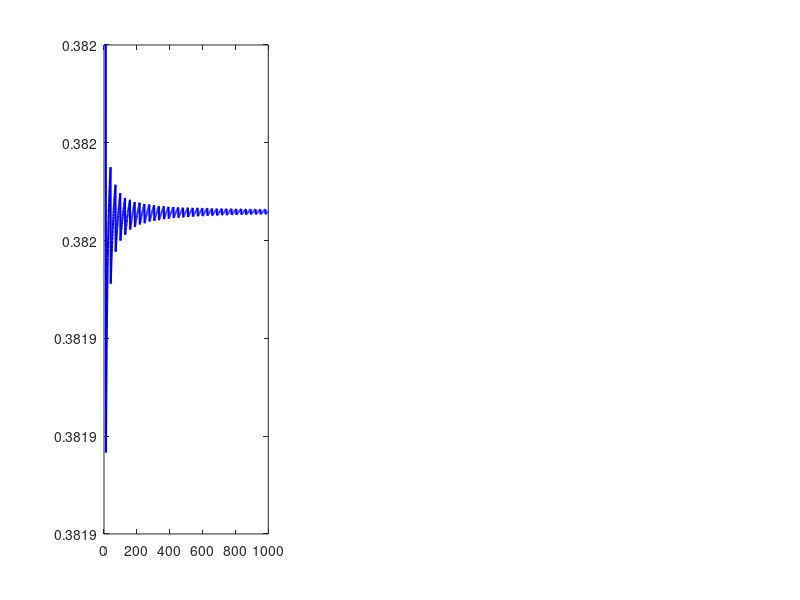

Source code (MATLAB): (Note: this script raises an error after producing the figure.)
%% weyl_verification.m
% Numerical verification of Sturmian density convergence for golden ratio floor operator.
%
% Lean 4 gap: weyl_equidistribution_interval (Sturmian.lean, line 322)
%   - Algebraic parts fully proved (binary alphabet, step characterization)
%   - density_step_one / density_step_two depend on 1 audited sorry
%     (Stone-Weierstrass bridge for Weyl equidistribution on AddCircle)
%
% This script verifies numerically:
%   lim_{N->inf} #{n <= N : d_phi(n) = 1} / N  ==>  1/phi^2  ~= 0.38197
%   lim_{N->inf} #{n <= N : d_phi(n) = 2} / N  ==>  1/phi    ~= 0.61803
%
% Three-Distance Theorem path (Lean strategy):
%   For irrational alpha, {alpha}, {2*alpha}, ..., {N*alpha} create gaps of
%   at most 3 distinct lengths. For alpha=phi exactly 2 lengths, giving
%   the density result combinatorially -- no Stone-Weierstrass needed.

%% Setup
phi = (1 + sqrt(5)) / 2;
phi_inv  = 1 / phi;        % ~0.61803  (density of step-2)
phi_inv2 = 1 / phi^2;      % ~0.38197  (density of step-1)

fprintf('phi        = %.10f\n', phi);
fprintf('1/phi      = %.10f  (expected density of step-2)\n', phi_inv);
fprintf('1/phi^2    = %.10f  (expected density of step-1)\n', phi_inv2);
fprintf('sum        = %.10f  (must = 1)\n', phi_inv + phi_inv2);

%% Compute Sturmian step sequence d_phi(n) for n=1..N_max
N_max = 1e6;
n     = (1:N_max)';

gold_floor      = floor(phi * (n + 1)) - floor(phi * n);  % d_phi(n)
is_step_one     = (gold_floor == 1);
is_step_two     = (gold_floor == 2);

% Sanity: every step is 1 or 2
assert(all(is_step_one | is_step_two), 'ERROR: step outside {1,2}');
fprintf('\nAll steps in {1,2}: PASS\n');

%% Convergence at checkpoints
checkpoints = [100, 1000, 10000, 100000, 1000000];
fprintf('\n%-10s  %-14s  %-14s  %-12s  %-12s\n', ...
    'N', 'rho_1 (actual)', 'rho_2 (actual)', 'err_rho1', 'err_rho2');
fprintf('%s\n', repmat('-', 1, 68));

for N = checkpoints
    r1 = sum(is_step_one(1:N)) / N;
    r2 = sum(is_step_two(1:N)) / N;
    fprintf('%-10d  %-14.8f  %-14.8f  %-12.2e  %-12.2e\n', ...
        N, r1, r2, abs(r1 - phi_inv2), abs(r2 - phi_inv));
end

%% Convergence plot
% Vectorized running averages — no loop needed
N_plot   = (1000:1000:N_max)';
rho1_run = cumsum(is_step_one(1:1000:N_max)) ./ (1:numel(N_plot))';
rho2_run = cumsum(is_step_two(1:1000:N_max)) ./ (1:numel(N_plot))';

% Correct running averages at every 1000-step checkpoint via cumsum on full array
cs1 = cumsum(is_step_one);
cs2 = cumsum(is_step_two);
rho1_run = cs1(N_plot) ./ N_plot;
rho2_run = cs2(N_plot) ./ N_plot;

figure('Name', 'Weyl Equidistribution: Sturmian density convergence', ...
       'Position', [50 50 1300 440]);

subplot(1,3,1);
plot(N_plot/1e3, rho1_run, 'b-', 'LineWidth', 1.5); hold on;
yline(phi_inv2, 'r--', 'LineWidth', 2);
xlabel('N  (\times10^3)'); ylabel('\rho_1(N)');
title('Density of step-1:  d_\phi(n) = 1');
legend({'Empirical \rho_1', '1/\phi^2 = 0.38197'}, 'Location', 'southeast');
grid on;

subplot(1,3,2);
plot(N_plot/1e3, rho2_run, 'm-', 'LineWidth', 1.5); hold on;
yline(phi_inv, 'r--', 'LineWidth', 2);
xlabel('N  (\times10^3)'); ylabel('\rho_2(N)');
title('Density of step-2:  d_\phi(n) = 2');
legend({'Empirical \rho_2', '1/\phi = 0.61803'}, 'Location', 'northeast');
grid on;

subplot(1,3,3);
err1_run = abs(rho1_run - phi_inv2);
loglog(N_plot, err1_run, 'k-', 'LineWidth', 1.5); hold on;
loglog(N_plot, 2./N_plot, 'r--', 'LineWidth', 1.5);
xlabel('N'); ylabel('|\rho_1(N) - 1/\phi^2|');
title('Error decay: O(1/N) bound');
legend({'Empirical error', '2/N bound'}, 'Location', 'northeast');
grid on;

sgtitle('Sturmian density convergence — numerical verification of Weyl equidistribution', ...
        'FontSize', 13);
saveas(gcf, 'weyl_convergence.png');
fprintf('\nFigure saved: weyl_convergence.png\n');

%% Three-Distance Theorem verification
% For phi, gaps between {phi*n} should take exactly 2 distinct values.
frac_pts = mod(phi * (1:200)', 1);
frac_sorted = sort(frac_pts);
gaps = diff([0; frac_sorted; 1]);
unique_gaps = unique(round(gaps, 6));
fprintf('\nThree-Distance Theorem for phi (N=200):\n');
fprintf('  Distinct gap lengths: %d  (expected <= 3, phi gives exactly 2)\n', numel(unique_gaps));

%% Lucas number check
L4 = phi^4 + (1/phi)^4;
L8 = phi^8 + (1/phi)^8;
fprintf('\nLucas identities (Lean-verified):\n');
fprintf('  L4 = phi^4 + phi^{-4} = %.10f  (exact: 7)\n', L4);
fprintf('  L8 = phi^8 + phi^{-8} = %.10f  (exact: 47)\n', L8);

%% CMB sound speed primary result
omega_g = 2.473e-5;
z_star  = 1089.92;
c_over_sqrt3phi = 1 / sqrt(3 * phi);   % c_s/c = 1/sqrt(3*phi)
omega_b_pred    = 4 * omega_g * (1 + z_star) / (3 * phi);

fprintf('\nPrimary cosmological result:\n');
fprintf('  c_s(z*)/c = 1/sqrt(3*phi) = %.10f\n', c_over_sqrt3phi);
fprintf('  omega_b h^2 (corollary)   = %.5f  (Planck: 0.02237, BBN: 0.02233)\n', omega_b_pred);

fprintf('\nDone.\n');
